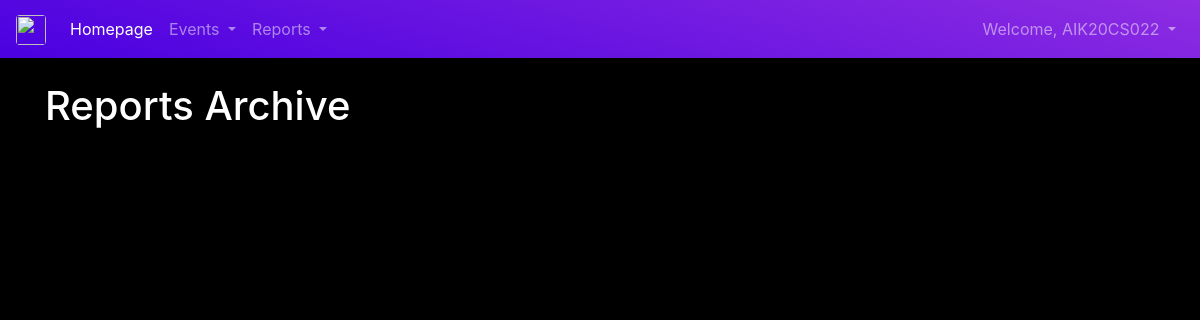
The app's page /reports (signed in), older data.
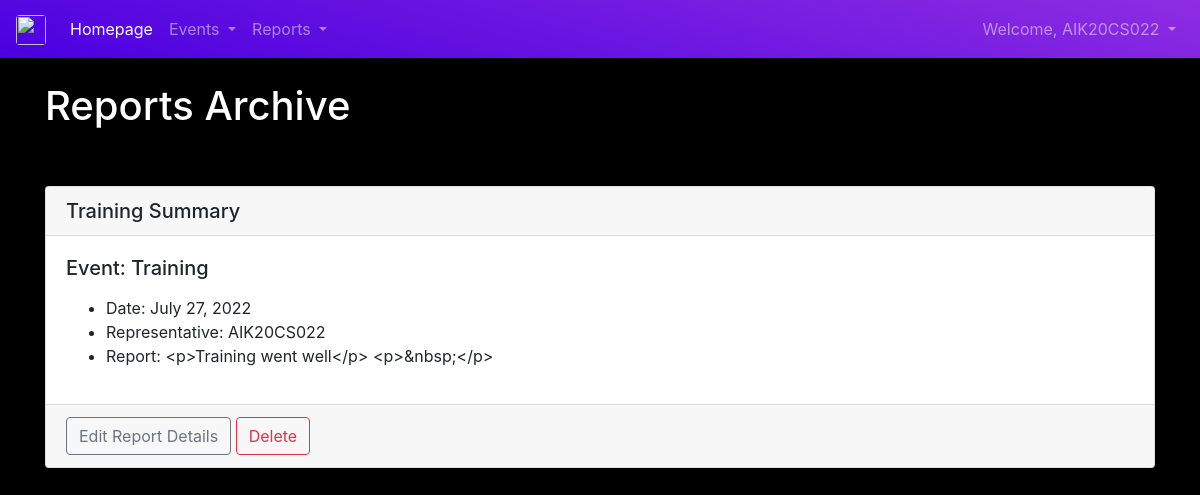
The same page, newer data.
### App2/models.py (models this page shows, shortened)
class Report(models.Model):
    title = models.CharField('Event Report', max_length=100)
    event = models.OneToOneField(Event, blank=False, on_delete=models.CASCADE)
    report_date = models.DateField('Report Date')
    report_author = models.ForeignKey(User, blank=False, null=False, on_delete=models.CASCADE)
    body = RichTextField(blank=False)

class BaseModel(models.Model):
    objects=models.Manager()
    class Meta:
        abstract = True

class Event(BaseModel):
    name = models.CharField('Event Name', max_length=120)
    overseer = models.ForeignKey(User, default='', blank=True, null=False, on_delete=models.CASCADE, related_name='Overseer')
    event_club = models.ForeignKey(Club, default='', blank=True, null=False, on_delete=models.CASCADE)
    event_date = models.DateTimeField('Event Date')
    venue = models.ForeignKey(Venue, blank=True, null=True, on_delete=models.CASCADE)
    description = models.TextField(blank=True)
    attendees = models.ManyToManyField(User, blank=True, related_name='Attendees')
    approved = models.BooleanField(default=False)
    def __str__(self):
        return self.name

### App2/views.py (the view)
# urls.py: path("reports", views.reports, name="reports" ),
def reports(request):
    if request.user.is_authenticated:
        report1 = Report.objects.all()
        return render(request, 'App2/reports.html', {'report1': report1})
    else:
        messages.error(request, ("Please login to view the archive"))
        return HttpResponseRedirect('/')

### App2/templates/App2/reports.html (shortened to what this page needs)
<!DOCTYPE html>
<html lang="en">
<head>
</head>
<body>
{% extends "App2/header.html" %}
{% block content %}
{% if user.is_authenticated %}
<h1 id="header">Reports Archive</h1>
    <br/><br/>
    {% for report in report1 %}
    <div class="card">
        <h5 class="card-header">
            {{ report.title }}
        </h5>
        <div class="card-body">
            <h5 class="card-title">Event: {{ report.event }}</h5>
            <p class="card-text">
                <ul>
                <li>Date: {{ report.report_date }}</li>
                <li>Representative: {{ report.report_author }}</li>
                <li>Report: {{ report.body }}</li>
                </ul>
            </p>
        </div>
        <div class="card-footer text-muted">
            <a href="/updatereport/{{ report.id }}" class="btn btn-outline-secondary">Edit Report Details</a>
            <a href="/deletereport/{{ report.id }}" class="btn btn-outline-danger">Delete</a>
        </div>
    </div>
    <br/>
    {% endfor %}
{% else %}
	<h1>Sorry! You must be logged in to view club reports.</h1>
	<br/>
	<p>Please <a href="/login">login</a> to access this page.</p>
    </form>
{% endif %}
{% endblock %}

Row changes from the older to the newer data that the page shows:
added Report: title "Training Summary", event "Training", report_date "July 27, 2022", report_author "AIK20CS022", body "<p>Training went well</p> <p>&nbsp;</p>"
